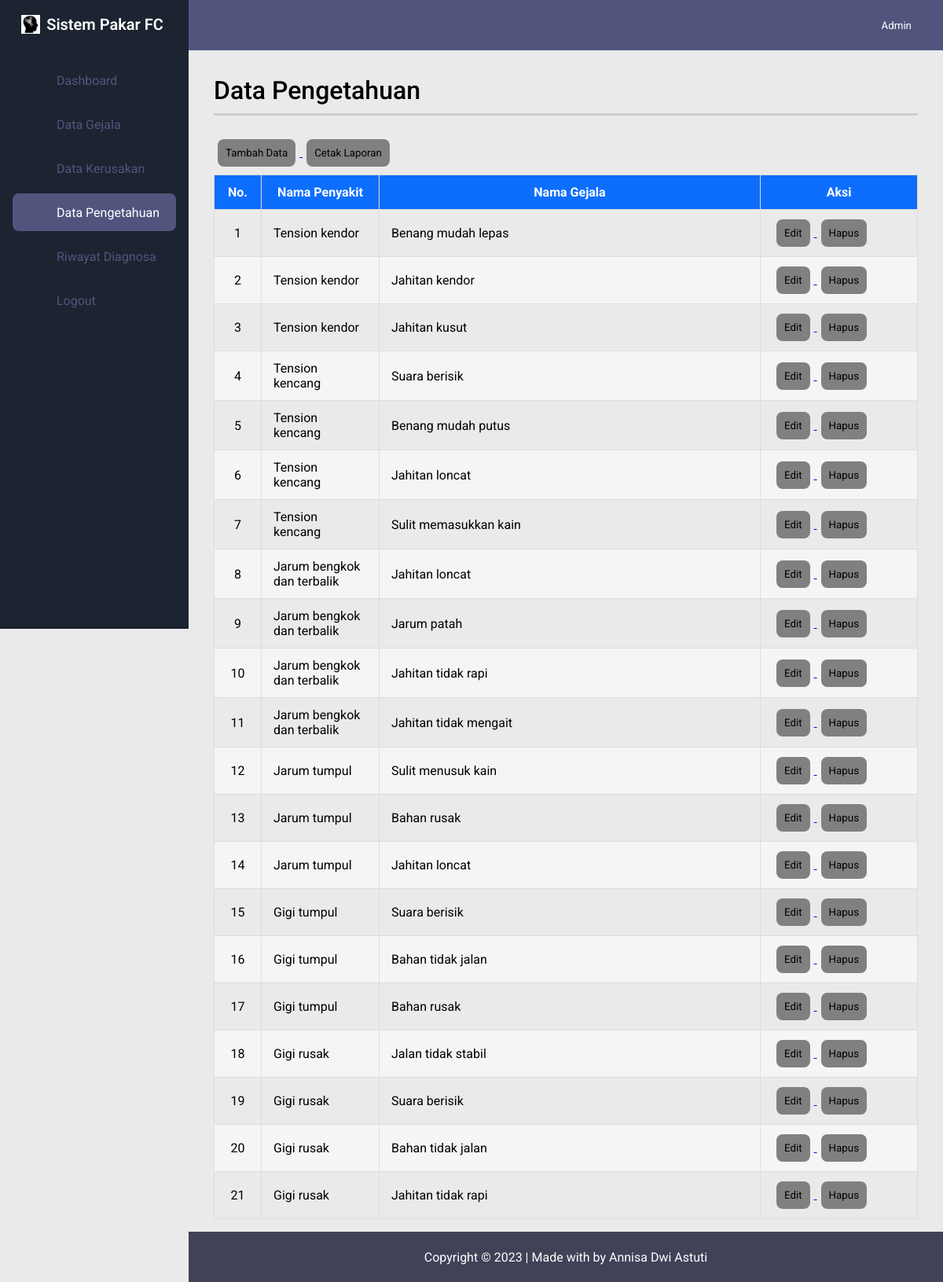
The app's page /?page=home&sub=pengetahuan (signed in) with its own data.
### tables this page shows
CREATE TABLE `pengetahuan` (
  `id` int NOT NULL,
  `kode_kerusakan` varchar(10) NOT NULL,
  `kode_gejala` varchar(10) NOT NULL,
  `created_at` timestamp NOT NULL DEFAULT CURRENT_TIMESTAMP,
  `updated_at` timestamp NOT NULL DEFAULT CURRENT_TIMESTAMP ON UPDATE CURRENT_TIMESTAMP
);

CREATE TABLE `kerusakan` (
  `kode` varchar(10) NOT NULL,
  `nama` varchar(50) NOT NULL,
  `solusi` varchar(100) NOT NULL,
  `created_at` timestamp NOT NULL DEFAULT CURRENT_TIMESTAMP,
  `updated_at` timestamp NOT NULL DEFAULT CURRENT_TIMESTAMP ON UPDATE CURRENT_TIMESTAMP
);

CREATE TABLE `gejala` (
  `kode` varchar(10) NOT NULL,
  `nama` varchar(200) NOT NULL,
  `created_at` timestamp NOT NULL DEFAULT CURRENT_TIMESTAMP,
  `updated_at` timestamp NOT NULL DEFAULT CURRENT_TIMESTAMP ON UPDATE CURRENT_TIMESTAMP
);

### controllers/pengetahuanController.php (called while the page is built, shortened)
<?php
include 'models/pengetahuanModel.php';
class pengetahuanController extends controller
{
    public $pModel, $kModel, $gModel;
    public function __construct()
    {
        $this->pModel = new pengetahuanModel();
    }
    public function index()
    {
        $data = $this->pModel->selectAll();
        include './views/pages/home/pengetahuan/index.php';
    }
                        }

### routes.php (called while the page is built)
<?php
$page = @$_GET['page'];
if ($page == '' || $page == REGISTER_URL) {
    include 'views/layouts/auth/index.php';
} elseif ($page == HOME_URL) {
    include 'views/layouts/home/index.php';
}

### index.php (called while the page is built, shortened)
<?php
include 'routes.php';
?>

### models/model.php (called while the page is built, shortened)
<?php
class model
{
    public function execute($query)
    {
        include './database/koneksi.php';
        $result =  mysqli_query($conn, $query);
        return $result;
    }
    public function fetch($var)
    {
        return mysqli_fetch_array($var, MYSQLI_ASSOC);
    }
}

### models/pengetahuanModel.php (called while the page is built, shortened)
<?php
class pengetahuanModel extends model
{
	public function selectAll()
	{
		$query = "SELECT p.*, k.nama AS nama_kerusakan, g.nama AS nama_gejala
		FROM pengetahuan as p
		JOIN gejala as g ON p.kode_gejala = g.kode
		JOIN kerusakan as k ON p.kode_kerusakan = k.kode
		ORDER BY p.kode_kerusakan ASC";
		return $this->execute($query);
	}
}

### views/pages/home/pengetahuan/index.php (the view, shortened to what this page needs)
<h1 class="content-header">Data Pengetahuan</h1>
<hr class="line">
<div class="aksi-button">
    <a href="?page=<?= HOME_URL ?>&sub=<?= PENGETAHUAN_URL ?>&act=tambah">
        <button class="btn tambah"><i class="fas fa-plus"></i> Tambah Data</button>
    </a>
    <a href="" onclick="window.print();">
        <button class="btn"><i class="fas fa-file"></i> Cetak Laporan</button>
    </a>
</div>
<table class="table">
    <thead>
        <tr>
            <th>No.</th>
            <th>Nama Penyakit</th>
            <th>Nama Gejala</th>
            <th class="aksi">Aksi</th>
        </tr>
    </thead>
    <tbody>
        <?php
        $no = 1;
        while ($data_pengetahuan = $this->pModel->fetch($data)) :
        ?>
            <tr>
                <td data-label="No."><?= $no; ?></td>
                <td data-label="Nama Penyakit"><?= $data_pengetahuan['nama_kerusakan']; ?></td>
                <td data-label="Nama Gejala"><?= $data_pengetahuan['nama_gejala']; ?></td>
                <td data-label="Aksi" class="aksi">
                    <a href="?page=<?= HOME_URL ?>&sub=<?= PENGETAHUAN_URL ?>&act=edit&kode=<?= $data_pengetahuan['id']; ?>">
                        <button class="btn">
                            <i class="fa fa-edit"></i> Edit
                        </button>
                    </a>
                    <a href="" onclick="confirmDeletePengetahuan(event, '<?= $data_pengetahuan['id']; ?>')">
                        <button class="btn">
                            <i class="fa fa-trash"></i> Hapus
                        </button>
                    </a>
                </td>
            </tr>
        <?php
            $no++;
        endwhile;
        ?>
    </tbody>
</table>

### assets/css/home/_partials/setting-table.css (style rules this page uses)
th:first-child { width: 60px; }
th:nth-child(2) { width: 150px; }
th:last-child { width: 200px; }
td:first-child { text-align: center; }

### assets/css/home/_partials/global.css (style rules this page uses)
:root { --color-primary: #1B2430; --color-secondary: #51557E; --color-secondary-dark: #404258; --color-secondary-light: #505266; --color-light: #FFFFFF; --color-grey: #EAEAEA; }
* { padding: 0; margin: 0; box-sizing: border-box; font-family: 'Roboto', sans-serif; }
body { background-color: var(--color-grey); }
button { background: none; outline: none; border: none; cursor: pointer; }

### assets/css/home/_partials/sidebar.css (style rules this page uses)
.line { background-color: var(--color-secondary); width: 100%; height: .2rem; border: none; opacity: .2; margin: 10px 0 20px 0; }

### assets/css/home/_partials/content.css (style rules this page uses)
.content-header { font-size: 2rem; font-weight: 500; }

### assets/css/home/_partials/table.css (style rules this page uses)
.table { width: 100%; border-collapse: collapse; }
.table td, .table th { padding: 12px 15px; border: 1px solid #ddd; font-size: 16px; }
.table th { background-color: #0D6EFD; color: #ffffff; }
.table tbody tr:nth-child(even) { background-color: #f5f5f5; }
.btn { background-color: gray; margin: 0 5px; padding: 10px; border-radius: 8px; }
.btn.tambah, .btn.cetak { margin: 10px 5px; }

### records on screen
pengetahuan: kode_kerusakan.nama "Tension kendor", kode_gejala.nama "Benang mudah lepas"
pengetahuan: kode_kerusakan.nama "Tension kendor", kode_gejala.nama "Jahitan kendor"
pengetahuan: kode_kerusakan.nama "Tension kendor", kode_gejala.nama "Jahitan kusut"
pengetahuan: kode_kerusakan.nama "Tension kencang", kode_gejala.nama "Suara berisik"
pengetahuan: kode_kerusakan.nama "Tension kencang", kode_gejala.nama "Benang mudah putus"
pengetahuan: kode_kerusakan.nama "Tension kencang", kode_gejala.nama "Jahitan loncat"
pengetahuan: kode_kerusakan.nama "Tension kencang", kode_gejala.nama "Sulit memasukkan kain"
pengetahuan: kode_kerusakan.nama "Jarum bengkok dan terbalik", kode_gejala.nama "Jahitan loncat"
pengetahuan: kode_kerusakan.nama "Jarum bengkok dan terbalik", kode_gejala.nama "Jarum patah"
pengetahuan: kode_kerusakan.nama "Jarum bengkok dan terbalik", kode_gejala.nama "Jahitan tidak rapi"
pengetahuan: kode_kerusakan.nama "Jarum bengkok dan terbalik", kode_gejala.nama "Jahitan tidak mengait"
pengetahuan: kode_kerusakan.nama "Jarum tumpul", kode_gejala.nama "Sulit menusuk kain"
pengetahuan: kode_kerusakan.nama "Jarum tumpul", kode_gejala.nama "Bahan rusak"
pengetahuan: kode_kerusakan.nama "Jarum tumpul", kode_gejala.nama "Jahitan loncat"
pengetahuan: kode_kerusakan.nama "Gigi tumpul", kode_gejala.nama "Suara berisik"
pengetahuan: kode_kerusakan.nama "Gigi tumpul", kode_gejala.nama "Bahan tidak jalan"
pengetahuan: kode_kerusakan.nama "Gigi tumpul", kode_gejala.nama "Bahan rusak"
pengetahuan: kode_kerusakan.nama "Gigi rusak", kode_gejala.nama "Jalan tidak stabil"
pengetahuan: kode_kerusakan.nama "Gigi rusak", kode_gejala.nama "Suara berisik"
pengetahuan: kode_kerusakan.nama "Gigi rusak", kode_gejala.nama "Bahan tidak jalan"
pengetahuan: kode_kerusakan.nama "Gigi rusak", kode_gejala.nama "Jahitan tidak rapi"

### other values on screen
$_SESSION["username"] "Admin"
